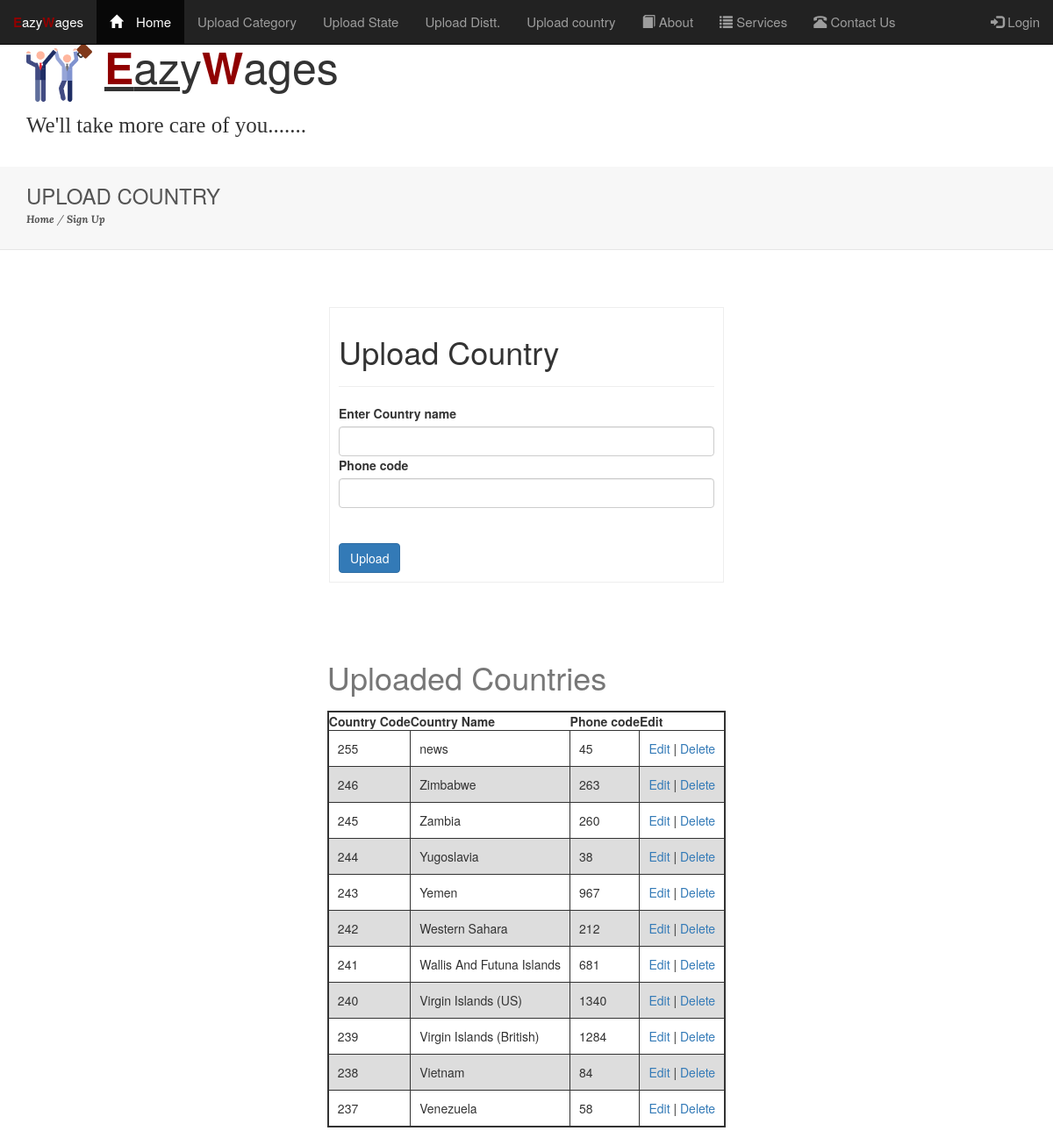
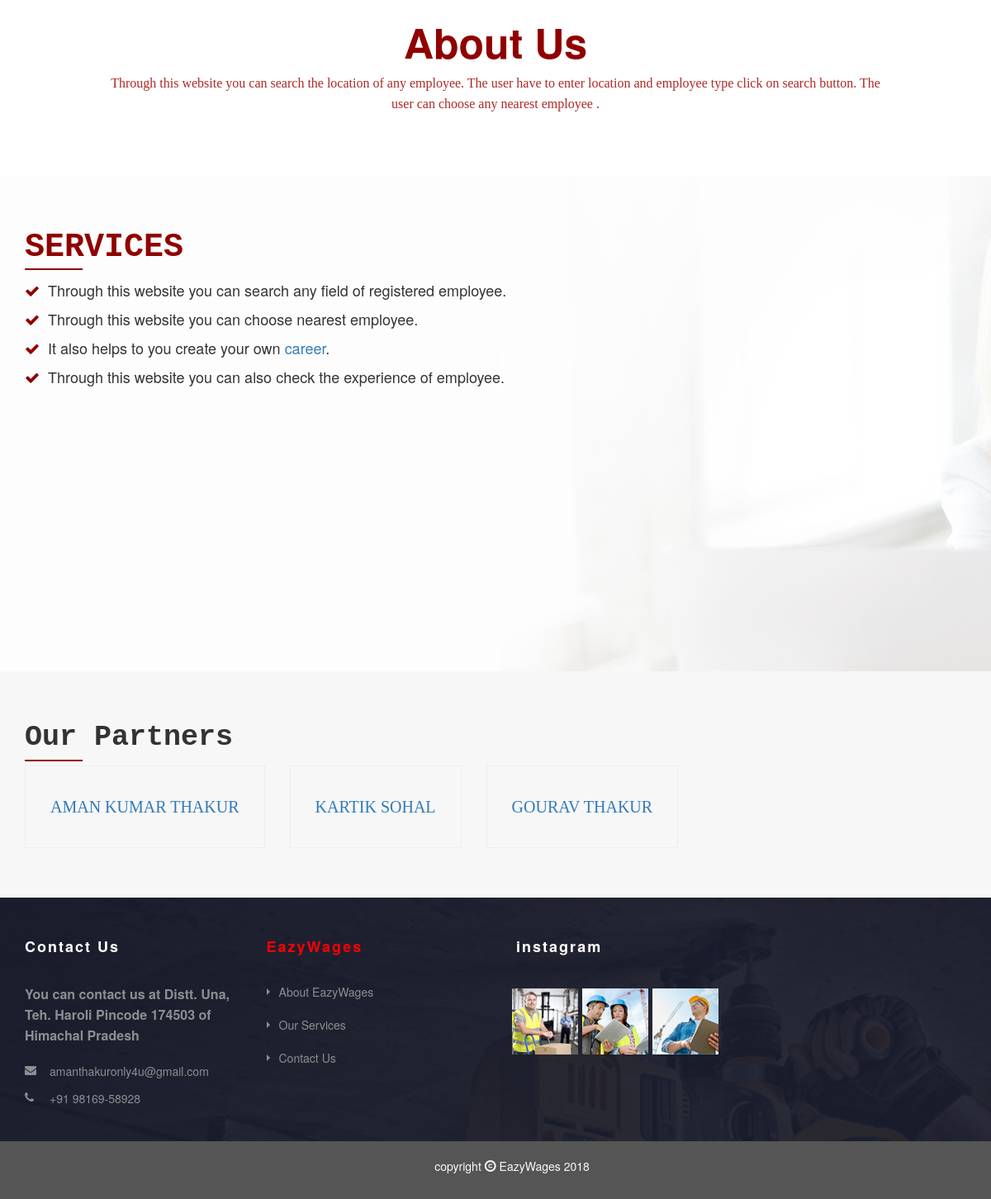
Page /admin_section/upload_tehsil.php on the committed database (2 pictures, top to bottom).
### tables this page shows
CREATE TABLE IF NOT EXISTS `countries` (
  `id` int(11) NOT NULL AUTO_INCREMENT,
  `sortname` varchar(3) NOT NULL,
  `name` varchar(150) NOT NULL,
  `phonecode` int(11) NOT NULL,
  PRIMARY KEY (`id`)
);

### admin_section/upload_tehsil.php (the view, shortened to what this page needs)
<!DOCTYPE HTML>
<html>
    <head>
        <link href="../assets/css/bootstrap.min.css" rel="stylesheet" type="text/css">
        <link href="../assets/font-awesome-4.6.3/css/font-awesome.min.css" rel="stylesheet" type="text/css">
        <link href="../assets/css/style.css" rel="stylesheet" type="text/css">
        <link rel="stylesheet" type="text/css" href="../bootstrap-3.3.7-dist/css/bootstrap.min.css">
    </head>
    <body>
        <nav class="navbar navbar-inverse navbar-fixed-top  ">
            <div class="container-fluid">
                <div class="navbar-header">
                    <a class="navbar-brand" href="#" style="font-size: 15px;"><strong style="color:#900000;">E</strong>azy<b style="color:#900000;">W</b>ages</a>
                </div>
                <div class="collapse navbar-collapse" id="myNavbar">
                    <ul class="nav navbar-nav">
                        <li class="active"><a href="../home_page.php"  style="font-size: 15px;"><span class="glyphicon glyphicon-home">&nbsp;</span>Home</a></li>
                        <li><a href="admin_upload_data.php"  style="font-size: 15px;"> Upload Category</a></li>
                        <li>
                            <a href="upload_state.php"   style="font-size: 15px;"> Upload State</a>
                        </li>
                        <li>
                            <a href="upload_distt.php"  style="font-size: 15px;">Upload Distt.</a>
                        </li>
                        <li>
                            <a href="upload_tehsil.php"  style="font-size: 15px;">Upload country</a>
                        </li>
                        <li><a href="#about"  style="font-size: 15px;"><span class="glyphicon glyphicon-book"></span> About</a></li>
                        <li><a href="#services"  style="font-size: 15px;"><span class="glyphicon glyphicon-list"></span> Services</a></li>
                        <li><a href="#cont"  style="font-size: 15px;"><span class="glyphicon glyphicon-phone-alt"></span> Contact Us</a></li>
                    </ul>
                    <ul class="nav navbar-nav navbar-right">
                        <li><a href="../login.php" style="font-size: 15px;"><span class="glyphicon glyphicon-log-in"></span> Login</a></li>
                    </ul>
                </div>
            </div>
        </nav>
        <header>
            <div class="container" style="height: 30px;">
                <div class="row">
                    <div class="col-sm-4">
                        <div class="logo">
                            <h1 style="font-size: 50px;">
                                <img src="../images/celebration.png" style="width: 75px; ">
                                <u><b style=" color:#900000;">E</b>az</u>y<b style="color:#900000;">W</b>ages
                            </h1>
                            <p style="font-size: 25px; font-family: cursive;">We'll take more care of you.......</p>
                        </div>
                    </div>
                </div>
            </div>
        </header>
        <div class="headings">
            <div class="container">
                <h3>Upload Country</h3>
                <div class="breadcrum"><a href="../home_page.php"><b>Home</b></a> / <a href="signup.php"><b>Sign Up</b></a></div>
            </div>
        </div>
        <div class="content-part">
            <div class="container">
                <div class="login-form">
                    <form  name="distt" action="upload_tehsil.php" method="POST">
                        <h1>Upload Country</h1>
                        <hr>
                        <label for="cntry">Enter Country name</label>
                        <input type="text" id="cntry" required name="country" class="form-control">
                        <label for="code">
                            Phone code
                        </label>
                        <input type="text" name="cod" id="code" class="form-control">
                        <br><Br>
                        <button  type="submit" name="upload" class="btn btn-primary"> Upload</button>
                    </form>
                </div>
            </div>
            <div class="container">
                <form name="table" action="upload_tehsil.php" method="POST">
                    <center>
                        <table>
                            <caption><h1>Uploaded Countries</h1></caption>
                            <thead>
                            <th>Country Code</th>
                            <th>Country Name</th>
                            <th>Phone code</th>
                            <th>Edit</th>
                            </thead>
                            <tbody>
                                <?php
                                if (!isset($_REQUEST["eid"])) {
                                    $con = new clscon();
                                    $link = $con->dbconnect();
                                    $qry = "CALL fetch_country_by_id_in_desc()";
                                    $res = mysqli_query($link, $qry);
                                    $i = 0;
                                    while ($r = mysqli_fetch_row($res)) {
                                        if ($i < 11) {
                                            $cod = $r[0];
                                            $name = $r[2];
                                            $phcode = $r[3];
                                            echo "<tr><td>$cod</td><td>$name</td><td>$phcode</td><td><a href='upload_tehsil.php?eid=$r[0]'>Edit</a> | <a href='upload_tehsil.php?delid=$r[0]'>Delete</a> </td></tr>";
                                        }
                                        $i++;
                                    }
                                }
                                ?>
                            </tbody>
                        </table>
                    </center>
                </form>
            </div>
            <div class="content-part">
                <div class="container">
                    <div class="about-data">
                        <div class="heading-text">
                            <h2 id="about"><b style="font-size:50px; color:#900000;">About Us</b></h2>
                        </div>
                        <p style=" font-family: cursive; color: #ac2925;">Through this website you can search the location of any employee.
                            The user have to enter location and employee type click on search button.
                            The user can choose any nearest employee .</p>
                    </div>
                </div>
                <div class="content-part">
                    <div class="services-section">
                        <div class="container">
                            <h2 id="services"><b style="font-size:40px; color:#900000; font-family:  monospace;">SERVICES</b> <span></span></h2>
                            <div class="services-list">
                                <ul>
                                    <li><i class="fa fa-check"></i>Through this website you can search any field of registered employee.</li>
                                    <li><i class=" fa fa-check"></i>Through this website you can choose nearest employee.</li>
                                    <li><i class=" fa fa-check"></i>It also helps to you create your own <a href="career.php">career</a>.</li>
                                    <li><i class=" fa fa-check"></i>Through this website you can also check the experience of employee.</li>
                                </ul>
                            </div>
                        </div>
                    </div>
                    <div class="partners">
                        <div class="container">
                            <h2><b style="font-size:40px;  font-family:  monospace; font-size: 35px;">Our Partners </b>
                                <span></span></h2>
                            <div class="logos" style=" float:  right;">
                                <div class="items">
                                    <div class="item-border">
                                        <div class="nwe-one" style=" font-family:  serif; color: dimgrey ; font-size: 20px;">
                                            <a href="http://www.instagram.com/aman_thakur_rana"> AMAN KUMAR THAKUR</a>
                                        </div>
                                    </div>
                                </div>
                                <div class="items">
                                    <div class="item-border">
                                        <div class="nwe-one"  style="font-family:  serif; color: dimgrey ; font-size: 20px;">
                                            <a href="http://www.instagram.com/kartik_sohal">  KARTIK SOHAL</a>
                                        </div>
                                    </div>
                                </div>
                                <div class="items" style=" float:  ;  font-family:  serif; color: dimgray; font-size: 20px;">
                                    <div class="item-border">
                                        <div class="nwe-one">
                                            <a href="http://www.instagram.com/gourav_thakur"> GOURAV THAKUR</a>
                                        </div>
                                    </div>
                                </div>
                            </div>
                        </div>
                    </div>
                </div>
                <footer class="footer">
                    <div class="footer-widgets">
                        <div class="container">
                            <div class="row">
                                <div class="col-md-3">
                                    <div class="widget widget-text">
                                        <h4 class="widget-title" id="cont">Contact Us</h4>
                                        <div class="textwidget">
                                            <p>You can contact us at Distt. Una, Teh. Haroli Pincode 174503 of Himachal Pradesh</p>
                                        </div>
                                        <ul class="unstyled">
                                            <li class="mail"><a href="http://www.instagram.com/aman_thakur_rana">amanthakuronly4u@gmail.com</a></li>
                                            <li class="phone"><a href="#">+91 98169-58928</a></li>
                                        </ul>
                                    </div>
                                </div>
                                <div class="col-md-3">
                                    <div class="widget widget-categories">
                                        <h4 class="widget-title" style=" color: red;">EazyWages</h4>
                                        <ul class="unstyled">
                                            <li><a href="#about">About EazyWages</a></li>
                                            <li><a href="#services">Our Services</a></li>
                                            <li><a href="#contact">Contact Us</a></li>
                                        </ul>
                                    </div>
                                </div>
                                <div class="col-md-3">
                                    <div class="widget widget-instagram">
                                        <h4 class="widget-title">instagram</h4>
                                        <div class="wrap-img">
                                            <div class="box-img"><a href="http://www.instagram.com/aman_thakur_rana"><img  src="assets/images/i1.jpg"alt="images"></a></div>
                                            <div class="box-img"><a href="http://www.instagram.com/kartik_sohal"> <img src="assets/images/i2.jpg" alt="images"></a></div>
                                            <div class="box-img"><a href="http://www.instagram.com/gourav_thakur"><img src="assets/images/i3.jpg" alt="images"></a></div>
                                        </div>
                                    </div>
                                </div>
                            </div>
                        </div>
                    </div>
                </footer>
                <div class="bottom">
                    <div class="container">
                        <div class="row">
                            <div class="col-md-12">
                                <div class="copyright">
                                    <ul class="text-center" style="color: ghostwhite;">copyright <span class="glyphicon glyphicon-copyright-mark"></span> EazyWages 2018  </ul>
                                </div>
                            </div>
                        </div>
                    </div>
                </div>
                </body>
                </html>

### admin_section/upload_tehsil.php (style rules this page uses)
table { border:2px solid; }
tr { border: 1px solid; }
td { border: 1px solid;padding: 10px; }
tr:nth-child(even) { background-color: #dddddd; }

### rows in the picture
countries: id "255", name "news", phonecode "45"
countries: id "246", name "Zimbabwe", phonecode "263"
countries: id "245", name "Zambia", phonecode "260"
countries: id "244", name "Yugoslavia", phonecode "38"
countries: id "243", name "Yemen", phonecode "967"
countries: id "242", name "Western Sahara", phonecode "212"
countries: id "241", name "Wallis And Futuna Islands", phonecode "681"
countries: id "240", name "Virgin Islands (US)", phonecode "1340"
countries: id "239", name "Virgin Islands (British)", phonecode "1284"
countries: id "238", name "Vietnam", phonecode "84"
countries: id "237", name "Venezuela", phonecode "58"
